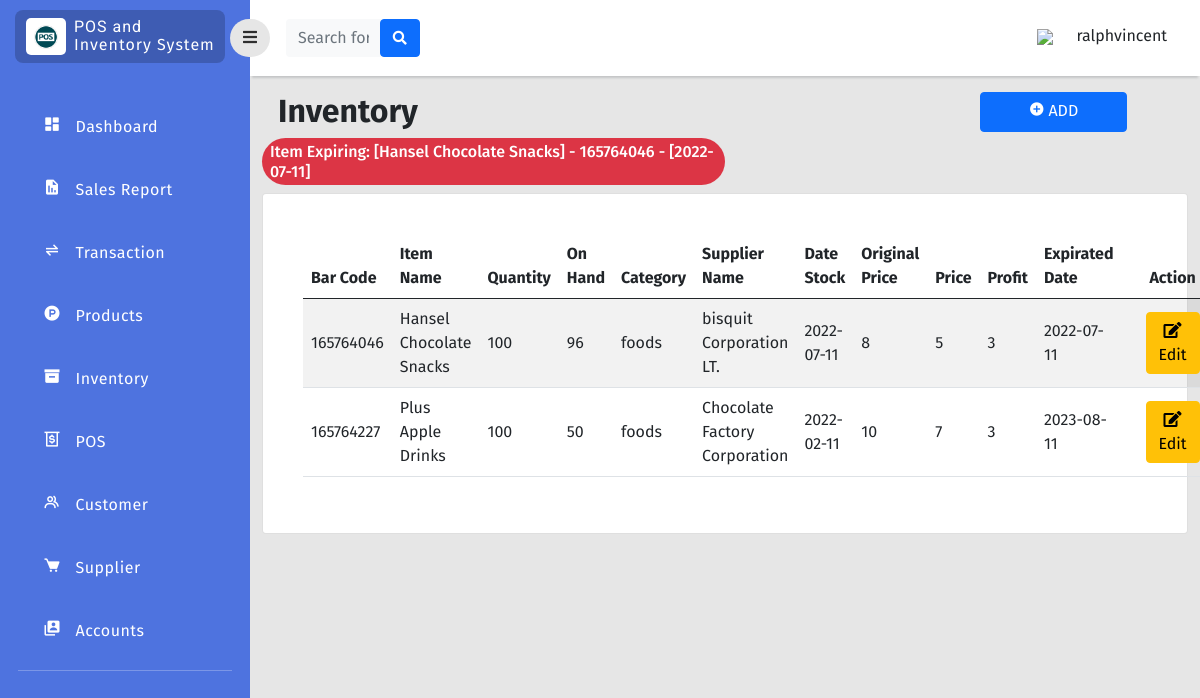
Page /php/inventory.php (signed in) on the committed database.
### tables this page shows
CREATE TABLE `inventory` (
  `item_id` bigint(11) NOT NULL,
  `bar_code` bigint(11) NOT NULL,
  `item_name` varchar(255) NOT NULL,
  `quantity` int(11) NOT NULL,
  `price` double NOT NULL,
  `orignal_price` double NOT NULL,
  `profit` double NOT NULL,
  `on_hand` int(11) NOT NULL,
  `category_id` int(11) NOT NULL,
  `supplier_id` int(11) NOT NULL,
  `stock_in` date NOT NULL,
  `date_expired` date NOT NULL,
  `status` enum('active','archive') NOT NULL
);

CREATE TABLE `category` (
  `category_id` int(11) NOT NULL,
  `category_name` enum('foods','drinks') NOT NULL
);

CREATE TABLE `supplier` (
  `supplier_id` int(11) NOT NULL,
  `company_name` varchar(255) NOT NULL,
  `location_id` int(255) NOT NULL,
  `phone_no` int(11) NOT NULL
);

### php/inventory.php (the view, shortened to what this page needs)
<?php
function createRandomPassword() {
    $chars = "003232303232023232023456789";
    $i = 0;
    $pass = '' ;
    while ($i <= 7) {
        $num = rand() % 33;
        $tmp = substr($chars, $num, 1);
        $pass = $pass . $tmp;
        $i++;
    }
    return $pass;
}
$finalcode='RS-'.createRandomPassword();
include 'connection.php';
?>
<!doctype html>
<html lang="en">
  <head>
    <link href="https://cdn.jsdelivr.net/npm/bootstrap@5.0.2/dist/css/bootstrap.min.css" rel="stylesheet"
>
    <link rel="stylesheet" type="text/css" href="../style/dash.css">
    <link
      href="https://cdnjs.cloudflare.com/ajax/libs/font-awesome/5.15.1/css/all.min.css"
      rel="stylesheet"
    />
    <link href='https://unpkg.com/boxicons@2.1.2/css/boxicons.min.css' rel='stylesheet'>
    </head>
    <body>
    <div class="page">
        <div class="sidebar">
            <div class="sidebar-header">
                <div class="sidebar-logo-container">
                    <div class="logo-container">
                        <img class="logo-sidebar" src="../image/logo.png" />
                    </div>
                    <div class="sys-name-container mt-2">
                        <p class="sys-name">
                            POS and <br>
                            <span class="brand-subname">
                            Inventory System
                            </span>
                        </p>
                    </div>
                </div>
            </div>
            <div class="sidebar-body">
                <ul class="navigation-list">
                    <li class="navigation-list-item">
                        <a class="navigation-link" href="dashboard.php">
                            <div class="row">
                                <div class="col-2">
                                    <i class='bx bxs-dashboard'></i>
                                </div>
                                <div class="col-9">
                                    Dashboard
                                </div>
                            </div>
                        </a>
                    </li>
                    <li class="navigation-list-item">
                        <a class="navigation-link" href="transaction_report.php?sales=0&trans=0">
                            <div class="row">
                                <div class="col-2">
                                    <i class='bx bxs-report'></i>
                                </div>
                                <div class="col-9">
                                    Sales Report
                                </div>
                            </div>
                        </a>
                    </li>
                    <li class="navigation-list-item">
                        <a class="navigation-link" href="transaction.php">
                            <div class="row">
                                <div class="col-2">
                                    <i class='bx bx-transfer-alt'></i>
                                </div>
                                <div class="col-9">
                                    Transaction
                                </div>
                            </div>
                        </a>
                    </li>
                    <li class="navigation-list-item">
                        <a class="navigation-link" href="product.php">
                            <div class="row">
                                <div class="col-2">
                                    <i class='bx bxl-product-hunt' ></i>
                                </div>
                                <div class="col-9">
                                    Products
                                </div>
                            </div>
                        </a>
                    </li>
                     <li class="navigation-list-item">
                        <a class="navigation-link" href="inventory.php">
                            <div class="row">
                                <div class="col-2">
                                    <i class='bx bxs-box'></i>
                                </div>
                                <div class="col-9">
                                    Inventory
                                </div>
                            </div>
                        </a>
                    </li>
                    <li class="navigation-list-item">
                        <a class="navigation-link" href="../cashier/dashboard.php?invoice=<?php echo $finalcode;  ?>">
                            <div class="row">
                                <div class="col-2">
                                    <i class='bx bx-money-withdraw'></i>
                                </div>
                                <div class="col-9">
                                    POS
                                </div>
                            </div>
                        </a>
                    </li>
                    <li class="navigation-list-item">
                        <a class="navigation-link" href="customer.php">
                            <div class="row">
                                <div class="col-2">
                                    <i class='bx bx-group'></i>
                                </div>
                                <div class="col-9">
                                    Customer
                                </div>
                            </div>
                        </a>
                    </li>
                    <li class="navigation-list-item">
                        <a class="navigation-link" href="supplier.php">
                            <div class="row">
                                <div class="col-2">
                                    <i class='bx bxs-cart' ></i>
                                </div>
                                <div class="col-9">
                                    Supplier
                                </div>
                            </div>
                        </a>
                    </li>
                    <li class="navigation-list-item">
                        <a class="navigation-link" href="user_manager.php">
                            <div class="row">
                                <div class="col-2">
                                    <i class='bx bxs-user-account'></i>
                                </div>
                                <div class="col-9">
                                    Accounts
                                </div>
                            </div>
                        </a>
                    </li>
                    <hr style="color:rgb(255, 255, 255);margin-top:10px;">
                </ul>
            </div>
        </div>
        <div class="content">
            <div class="navigationBar justify-content-between">
                <button id="sidebarToggle" class="btn sidebarToggle">
                    <i class="fas fa-bars"></i>
                </button>
                <form class="d-none d-sm-inline-block form-inline mr-auto ml-md-3 my-2 my-md-0 mw-100 navbar-search ms-3"style="padding-right: 65%;">
                    <div class="input-group">
                        <input type="text" class="form-control bg-light border-0 small" placeholder="Search for..."aria-label="Search" aria-describedby="basic-addon2"id="SearchMo" onkeyup="myFunction()">
                        <div class="input-group-append">
                            <button class="btn btn-primary" type="button">
                                <i class="fas fa-search fa-sm"></i>
                            </button>
                        </div>
                    </div>
                </form>
                 <div>
                    <div class="dropdown pb-1 me-4">
                        <a href="#" class="d-flex align-items-center text-white text-decoration-none dropdown-toggle" id="dropdownUser1" data-bs-toggle="dropdown" aria-expanded="false">
                            <div class="col-2">
                                <img class="mr-3" src="../image/user_35px.png" />
                            </div>
                            <span class="d-none d-sm-inline mx-1 ms-3 text-dark"><?php echo $_SESSION["username"];  ?></span>
                        </a>
                    </div>
                </div>
            </div>
            <div class="col py-3 d-flex justify-content-center overflow-auto">
                 <div class="container-fluid">
                <div class="row">
                        <div class="col d-flex justify-content">
                            <br>
                            <div class="w-50">
                                <h2 class="text-dark text-start ps-3 fw-bold">Inventory </h2>
                            </div>
                            <div class="position-left w-50">
                                <button type="button" class="btn btn-primary px-5 pb-2" data-bs-toggle="modal" data-bs-target="#create" style="margin-left: 55%;"><b><i class='bx bxs-plus-circle'></i> </b> ADD</button>
                            </div>
                        </div>
                    </div>
                    <?php
                            $expired = mysqli_query($con, "SELECT * FROM inventory WHERE (( date_expired - INTERVAL 8 DAY) <= current_date()) ORDER BY date_expired asc");
                            while($row = mysqli_fetch_array($expired)) { ?>
                            <h6 class="bg-danger p-1 ps-2 text-white rounded-pill w-50">Item Expiring: [<?php echo $row['item_name']. "] - " .$row['bar_code']. " - [" .$row['date_expired']; ?>]</h6>
                            <?php
                            }
                            ?>
                    <div class="row">
                        <div class="col ">
                            <div class="card">
                                <div class="card-body rounded-3 m-4 table-responsive-sm">
                                    <table class="table table-striped align-middle" id="InventoryTab">
                                        <thead>
                                            <tr>
                                                <th scope="col">Bar Code</th>
                                                <th scope="col">Item Name</th>
                                                <th scope="col">Quantity</th>
                                                <th scope="col">On Hand</th>
                                                <th scope="col">Category</th>
                                                <th scope="col">Supplier Name</th>
                                                <th scope="col">Date Stock</th>
                                                <th scope="col">Original Price</th>
                                                <th scope="col">Price</th>
                                                <th scope="col">Profit</th>
                                                <th scope="col">Expirated Date</th>
                                                <th scope="col" style="text-align: center;">Action</th>
                                            </tr>
                                        </thead>
                                        <tbody>
                                            <?php
                                            $query_run = mysqli_query($con,"SELECT * FROM inventory WHERE status = 'active'");
                                            $sql_run = mysqli_query($con,"SELECT * FROM category,inventory WHERE(category.category_id=inventory.category_id)");
                                            $sup_run = mysqli_query($con,"SELECT * FROM supplier,inventory WHERE(supplier.supplier_id=inventory.supplier_id)");
                                            while ($row=mysqli_fetch_assoc($query_run) AND $rows=mysqli_fetch_assoc($sql_run) AND $raw=mysqli_fetch_assoc($sup_run)) { ?>
                                            <tr>
                                                <td><?php echo $row['bar_code'];  ?></td>
                                                <td><?php echo $row['item_name'];  ?></td>
                                                <td ><?php echo $row['quantity'];  ?></td>
                                                <td><?php echo $row['on_hand'];  ?></td>
                                                <td ><?php echo $rows['category_name'];  ?></td>
                                                <td><?php echo $raw['company_name'];  ?></td>
                                                <td><?php echo $row['stock_in'];  ?></td>
                                                <td ><?php echo $row['orignal_price'];  ?></td>
                                                <td ><?php echo $row['price'];  ?></td>
                                                <td ><?php echo $row['profit'];  ?></td>
                                                <td ><?php echo $row['date_expired'];  ?></td>
                                                <td>
                                                    <div class="d-flex flex-row justify-content-center">
                                                        <button class="btn btn-warning editbtn mx-3" data-toggle="modal" type="button"><i class="fas fa-edit" data-toggle="tooltip" title="edit"></i>Edit</button>
                                                </td>
                                            </tr>
                                        <?php }  ?>
                                        </tbody>
                                    </table>
                                </div>
                            </div>
                        </div>
                    </div>
                </div>
            </div>
        </div>
    </div>
</body>
</html>

### style/dash.css (style rules this page uses)
* { font-family: 'Fira Sans', sans-serif; }
body { background-color: #e6e6e6; }
.page .sidebar { background: rgb(78, 115, 223); position: fixed; top: 0; left: 0; width: 250px; height: 100vh; overflow-y: auto; overflow-x: hidden; transition: all 0.3s ease; }
.page .content { margin-left: 250px; transition: all 0.3s ease; }
.navigationBar { background-color: white; height: 50px; display: flex; padding: 38px 0px; align-items: center; box-shadow: 0 4px 2px -2px #c5c6c7; }
.sidebarToggle { font-size: 16px; color: rgb(0, 0, 0, 0.8); margin-left: -20px; z-index: 999; border-radius: 50px; background-color: #e6e6e6; transition: all 0.3s ease; outline: none!important; box-shadow: none!important; }
.sidebar-header { padding: 10px 25px 10px 15px; }
.sidebar-logo-container { background-color: rgb(0, 0, 0, 0.2); border-radius: 8px; padding-left: 3px; display: flex; }
.logo-container { max-width: 40px; background-color: #fff; border-radius: 5px; margin: 8px; padding: 6px 8px; }
.logo-sidebar { width: 100%; height: auto; }
.sys-name { color: white; margin: 0px; line-height: 1.1rem; font-size: 16px; letter-spacing: 1px; font-family: 'Roboto', sans-serif; }
.navigation-list { list-style-type:none; padding: 0px 18px; margin-top: 30px; }
.navigation-list-item { padding: 12px 18px 12px 25px; margin: 15px 0px; border-radius: 8px; }
.navigation-link { color: #fff; letter-spacing: 0.5px; font-weight: 400; text-decoration: none; font-size: 16px; font-family: 'Roboto', sans-serif; }
.navigation-link i { font-size: 18px; color: #fff; }

### rows in the picture
inventory: item_name "Hansel Chocolate Snacks", bar_code "165764046", date_expired "2022-07-11", quantity "100", on_hand "96", stock_in "2022-07-11", orignal_price "8", price "5", profit "3", category.category_name "foods", supplier.company_name "Chocolate Factory Corporation"
inventory: category.category_name "foods", supplier.company_name "bisquit Corporation LT."
inventory: bar_code "165764227", item_name "Plus Apple Drinks", quantity "100", on_hand "50", stock_in "2022-02-11", orignal_price "10", price "7", profit "3", date_expired "2023-08-11"

### other values in the picture
$_SESSION["username"] "ralphvincent"
